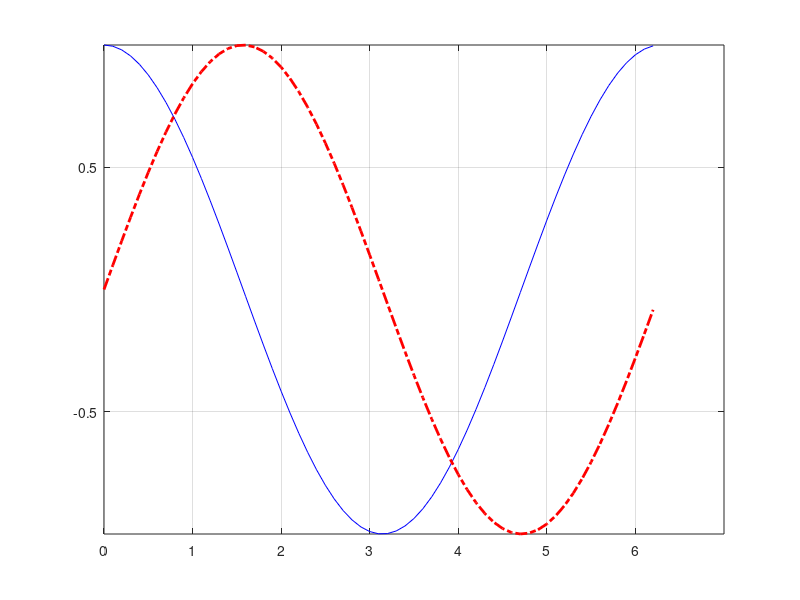

Write the MATLAB code that produced this figure.
clear all;
close all;
x  = 0: .1 : 2*pi;
y1 = cos(x);
y2 = sin(x);

plot(x, y1, 'b', x, y2, 'r-.', 'LineWidth', 2)

grid on 
% Plot y1 vs. x (blue, solid) and y2 vs. x (red, dashed)



set(gca,'XTick',0:2*pi);
set(gca,'YTick',-1.5:1.5);

% Here we preserve the size of the image when we save it.

% Save the file as PNG
print('fig01','-dpng');


exit;